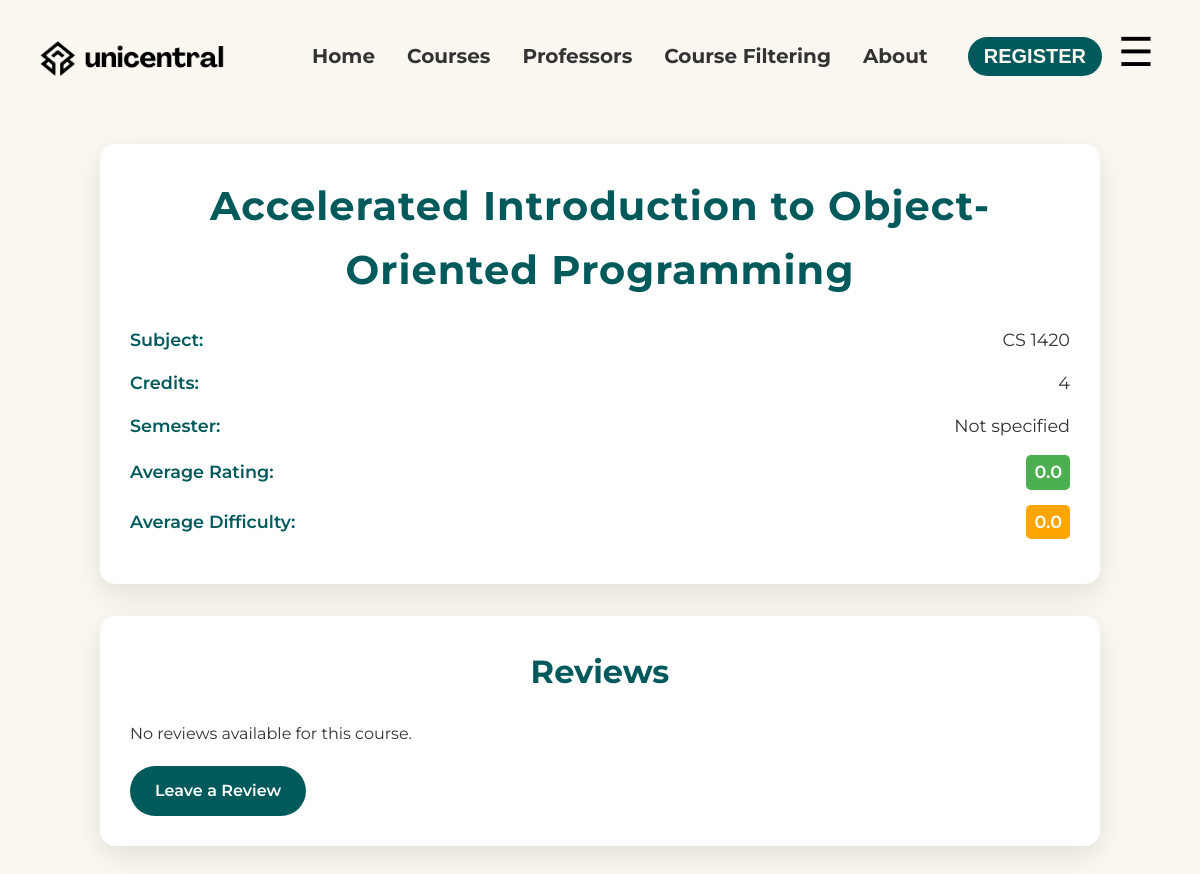
Page /courses/39/ on the earlier database version.
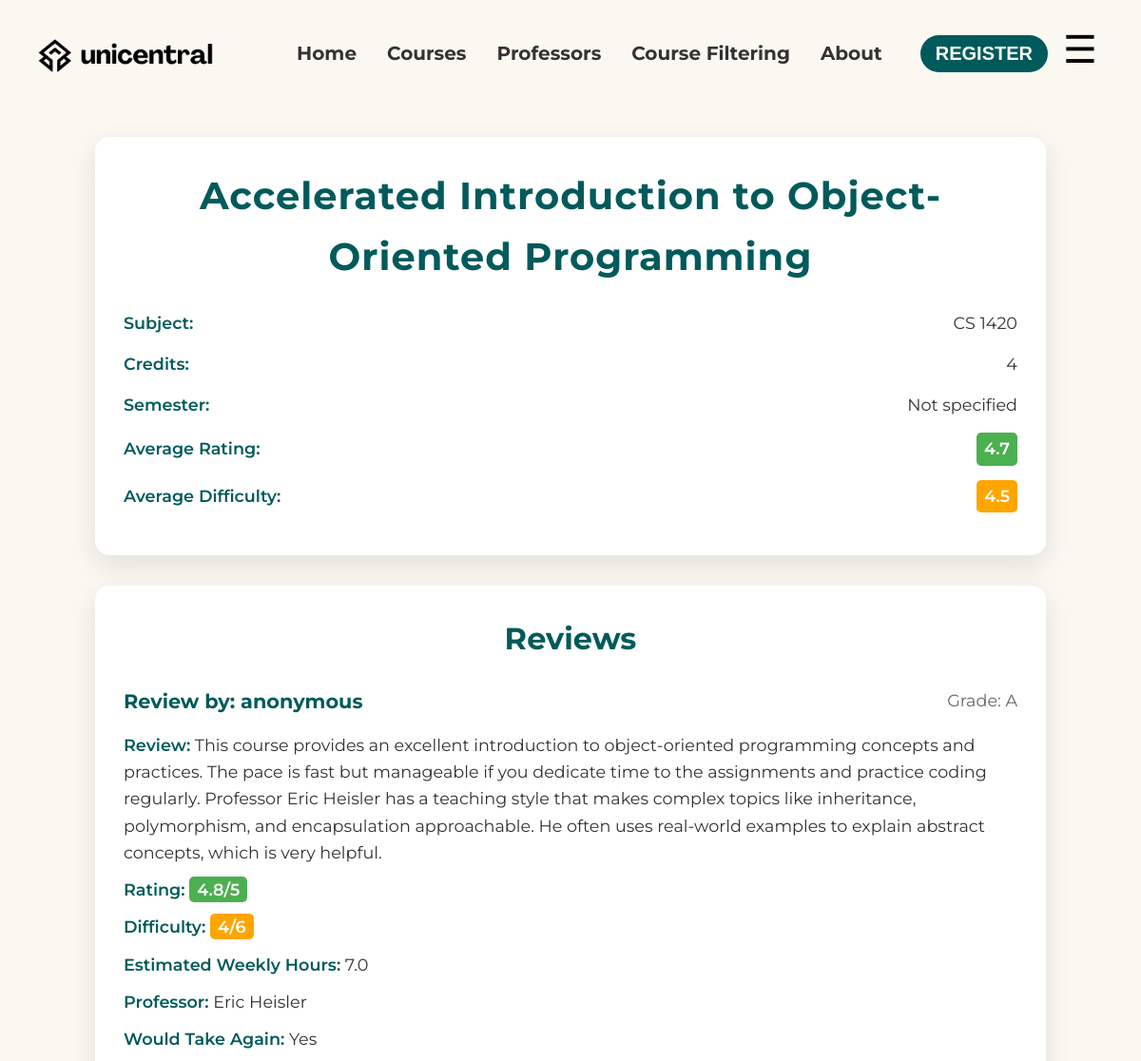
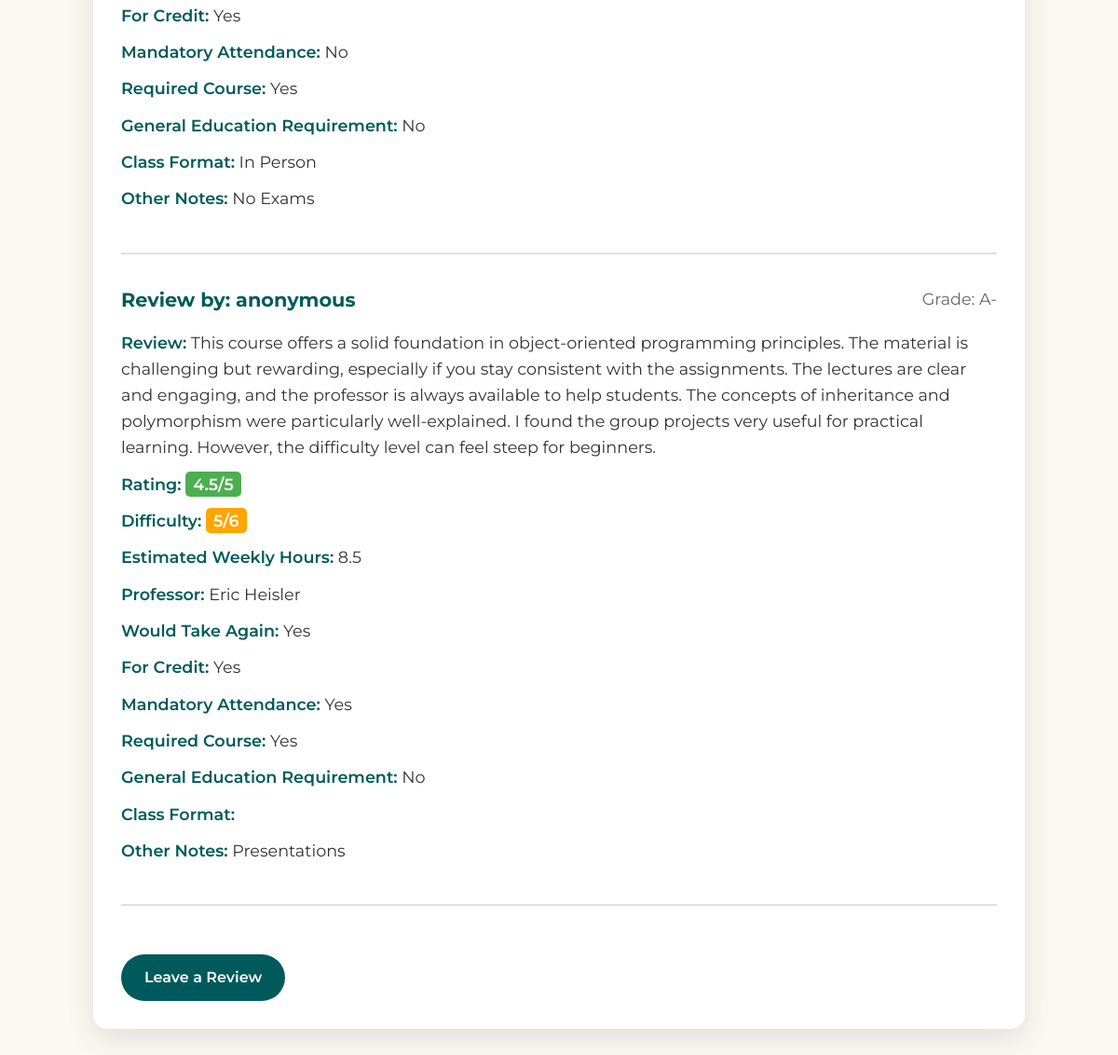
Same page on the later database version (2 pictures, top to bottom).
### uni_central/models.py (models this page shows, shortened)
class Course(models.Model):
    id = models.AutoField(primary_key=True)
    title = models.CharField(max_length=255)
    subject = models.CharField(max_length=100)
    number = models.IntegerField()
    department = models.ForeignKey('Department', on_delete=models.CASCADE, related_name='courses')
    avg_difficulty = models.FloatField(default=0)
    avg_rating = models.FloatField(default=0)
    credits = models.PositiveIntegerField()
    semester = models.CharField(max_length=100, blank=True, null=True)
    professors = models.ManyToManyField('Professor', related_name='courses')
    class Meta:
        db_table = 'courses'

class Review(models.Model):
    id = models.AutoField(primary_key=True)
    user = models.ForeignKey('User', on_delete=models.CASCADE)
    course = models.ForeignKey('Course', on_delete=models.CASCADE, related_name='reviews', blank=True, null=True)
    professor = models.ForeignKey('Professor', on_delete=models.CASCADE, blank=True, null=True)
    review = models.TextField(blank=True, null=True)
    rating = models.FloatField(null=True, blank=True)
    difficulty = models.IntegerField(null=True, blank=True)
    estimated_hours = models.FloatField(null=True, blank=True)
    grade = models.CharField(max_length=2, null=True, blank=True)
    would_take_again = models.BooleanField(default=False)
    for_credit = models.BooleanField(default=False)
    mandatory_attendance = models.BooleanField(default=False)
    required_course = models.BooleanField(default=False)
    is_gened = models.BooleanField(default=False)
    in_person = models.BooleanField(default=False)
    online = models.BooleanField(default=False)
    hybrid = models.BooleanField(default=False)
    no_exams = models.BooleanField(default=False)
    presentations = models.BooleanField(default=False)
    class Meta:
        db_table = 'reviews'

class Professor(models.Model):
    id = models.AutoField(primary_key=True)
    fname = models.CharField(max_length=100)
    lname = models.CharField(max_length=100)
    avg_rating = models.FloatField(default=0)
    avg_difficulty = models.FloatField(default=0)
    department = models.ForeignKey('Department', on_delete=models.CASCADE, related_name='professors')
    class Meta:
        db_table = 'professors'

### uni_central/views.py (the view)
# urls.py: path('courses/<int:course_id>/', course_detail, name='course-detail'),  # New route for course detail page
def course_detail(request, course_id):
    course = get_object_or_404(Course, id=course_id)
    reviews = Review.objects.filter(course=course)
    context = {
        'course': course,
        'reviews': reviews,
    }
    return render(request, 'course_detail.html', context)

### uni_central/templates/course_detail.html (shortened to what this page needs)
{% load static %}
<!DOCTYPE html>
<html lang="en">
<head>
    <link rel="stylesheet" href="{% static 'css/style.css' %}">
</head>
<body>
    {% include 'partials/navbar.html' %}
    <main class="main-content course-detail-page">
        <section class="course-info">
            <h1 class="course-title">{{ course.title }}</h1>
            <div class="course-details">
                <p><span class="detail-label">Subject:</span> {{ course.subject }} {{ course.number }}</p>
                <p><span class="detail-label">Credits:</span> {{ course.credits }}</p>
                <p><span class="detail-label">Semester:</span> {{ course.semester|default:"Not specified" }}</p>
                <p><span class="detail-label">Average Rating:</span> <span class="rating">{{ course.avg_rating|floatformat:1 }}</span></p>
                <p><span class="detail-label">Average Difficulty:</span> <span class="difficulty">{{ course.avg_difficulty|floatformat:1 }}</span></p>
            </div>
        </section>
        <section class="course-reviews">
            <h2 class="reviews-title">Reviews</h2>
            {% if reviews %}
                <ul class="reviews-list">
                    {% for review in reviews %}
                        <li class="review-item">
                            <div class="review-header">
                                <strong>Review by: anonymous</strong>
                                <span>{% if review.grade %}Grade: {{ review.grade }}{% else %}Grade: Not provided{% endif %}</span>
                            </div>
                            <div class="review-content">
                                <p><span class="detail-label">Review:</span> {{ review.review }}</p>
                                <p><span class="detail-label">Rating:</span> <span class="rating">{{ review.rating }}/5</span></p>
                                <p><span class="detail-label">Difficulty:</span> <span class="difficulty">{{ review.difficulty }}/6</span></p>
                                <p><span class="detail-label">Estimated Weekly Hours:</span> {{ review.estimated_hours }}</p>
                                {% if review.professor %}
                                    <p><span class="detail-label">Professor:</span> {{ review.professor.fname }} {{ review.professor.lname }}</p>
                                {% else %}
                                    <p><span class="detail-label">Professor:</span> Not specified</p>
                                {% endif %}
                                <p><span class="detail-label">Would Take Again:</span>
                                    {% if review.would_take_again %}Yes{% else %}No{% endif %}
                                </p>
                                <p><span class="detail-label">For Credit:</span>
                                    {% if review.for_credit %}Yes{% else %}No{% endif %}
                                </p>
                                <p><span class="detail-label">Mandatory Attendance:</span>
                                    {% if review.mandatory_attendance %}Yes{% else %}No{% endif %}
                                </p>
                                <p><span class="detail-label">Required Course:</span>
                                    {% if review.required_course %}Yes{% else %}No{% endif %}
                                </p>
                                <p><span class="detail-label">General Education Requirement:</span>
                                    {% if review.is_gened %}Yes{% else %}No{% endif %}
                                </p>
                                <p><span class="detail-label">Class Format:</span>
                                    {% if review.in_person %}In Person {% endif %}
                                </p>
                                <p><span class="detail-label">Other Notes:</span>
                                    {% if review.no_exams %}No Exams{% endif %}
                                    {% if review.presentations %} Presentations{% endif %}
                                </p>
                            </div>
                        </li>
                    {% endfor %}
                </ul>
            {% else %}
                <p class="no-reviews-message">No reviews available for this course.</p>
            {% endif %}
            <a id="leave-review-btn" href="{% url 'review-create' course.id %}" class="leave-review-button">Leave a Review</a>
        </section>
    </main>
</body>
</html>

### uni_central/templates/partials/navbar.html (shortened to what this page needs)
{% load static %}
<header class="navbar">
    <div class="logo">
      <img src="{% static 'assets/logo_horizontal.png' %}" alt="UniCentral Logo">
    </div>
    <nav>
      <ul class="nav-links">
        <li><a href="{% url 'home' %}" class="{% if request.resolver_match.url_name == 'home' %}active{% endif %}">Home</a></li>
        <li><a href="{% url 'courses' %}" class="{% if request.resolver_match.url_name == 'courses' %}active{% endif %}">Courses</a></li>
        <li><a href="#" class="{% if request.resolver_match.url_name == 'professors' %}active{% endif %}">Professors</a></li>
        <li><a href="#" class="{% if request.resolver_match.url_name == 'course_filtering' %}active{% endif %}">Course Filtering</a></li>
        <li><a href="#" class="{% if request.resolver_match.url_name == 'about' %}active{% endif %}">About</a></li>
      </ul>
    </nav>
    <div class="actions">
      <a href="{% url 'signup' %}"><button class="register-btn">REGISTER</button></a>
      <div class="dropdown-menu">
        <button class="dropdown-menu-btn">&#9776;</button>
      </div>
    </div>
  </header>

### uni_central/static/css/style.css (style rules this page uses)
body, html, ul, li, p, h1, h2, select { margin: 0; padding: 0; box-sizing: border-box; }
body { font-family: 'Montserrat', sans-serif; line-height: 1.6; background-color: #FAF8F0; }
.navbar { display: flex; justify-content: space-between; align-items: center; padding: 1rem 2rem; font-weight: 100; font-size: 20px; }
.logo { display: flex; align-items: center; font-size: 1.2rem; font-weight: bold; color: #333333; }
.logo img { width: 200px; margin-right: 8px; }
.nav-links { display: flex; list-style: none; }
.nav-links li { margin-left: 2rem; }
.nav-links a { text-decoration: none; color: #333333; font-weight: bold; }
.actions { display: flex; align-items: center; }
.register-btn { background-color: #005a5b; color: #FAF8F0; border: none; font-family: 'Agrandir', sans-serif; font-size: 20px; padding: 0.5rem 1rem; border-radius: 20px; font-weight: bold; cursor: pointer; }
.dropdown-menu { position: relative; font-size: 16px; margin-left: 1rem; cursor: pointer; width: 50px; height: 80px; }
.dropdown-menu-btn { color: black; background-color: #FAF8F0; padding: 0; margin-top: 13px; font-size: 40px; border: none; border-radius: 4px; }

### uni_central/templates/course_detail.html (style rules this page uses)
body { font-family: 'Montserrat', sans-serif; background-color: #FAF8F0; color: #333333; line-height: 1.6; }
.course-detail-page { max-width: 1000px; margin: 2rem auto; padding: 0 20px; }
.course-info, .course-reviews { background: #fff; padding: 30px; border-radius: 15px; box-shadow: 0 10px 30px rgba(0, 0, 0, 0.1); margin-bottom: 2rem; transition: all 0.3s ease; }
.course-title { font-size: 2.5rem; color: #005a5b; margin-bottom: 1.5rem; text-align: center; font-weight: 700; letter-spacing: 1px; }
.course-details p { font-size: 1.1rem; margin: 15px 0; display: flex; justify-content: space-between; align-items: center; }
.detail-label { font-weight: 600; color: #005a5b; min-width: 200px; }
.reviews-title { font-size: 2rem; color: #005a5b; margin-bottom: 1.5rem; text-align: center; font-weight: 700; }
.reviews-list { list-style: none; padding: 0; margin: 0; }
.review-item { margin-bottom: 2rem; padding-bottom: 2rem; border-bottom: 2px solid #e0e0e0; }
.review-header { display: flex; justify-content: space-between; align-items: center; font-size: 1.3rem; font-weight: bold; color: #005a5b; margin-bottom: 1rem; }
.review-header span { font-weight: normal; font-size: 1.1rem; color: #666666; }
.review-content p { margin: 0.7rem 0; font-size: 1.1rem; color: #333; line-height: 1.6; }
.rating, .difficulty { font-weight: 600; padding: 3px 8px; border-radius: 5px; color: #fff; }
.rating { background-color: #4CAF50; }
.difficulty { background-color: #FFA500; }
.leave-review-button { display: inline-block; margin-top: 20px; padding: 12px 25px; background-color: #005a5b; color: #fff; text-decoration: none; border-radius: 30px; font-weight: 600; transition: all 0.3s ease; text-align: center; }

Differences in the rows shown:
changed Course "Accelerated Introduction to Object-Oriented Programming": avg_rating "0.0" → "4.7"; avg_difficulty "0.0" → "4.5"
added Review: grade "A", review "This course provides an excellent introduction to object-oriented programming concepts and practices. The pace is fast but manageable if you dedicate time to the assignments and practice coding regularly. Professor Eric Heisler has a teaching style that makes complex topics like inheritance, polymorphism, and encapsulation approachable. He often uses real-world examples to explain abstract concepts, which is very helpful.", rating "4.8", difficulty "4", estimated_hours "7.0", professor.fname "Eric", professor.lname "Heisler", would_take_again "Yes", for_credit "Yes", mandatory_attendance "No", required_course "Yes", is_gened "No", in_person "In Person", no_exams "No Exams"
added Review: grade "A-", review "This course offers a solid foundation in object-oriented programming principles. The material is challenging but rewarding, especially if you stay consistent with the assignments. The lectures are clear and engaging, and the professor is always available to help students. The concepts of inheritance and polymorphism were particularly well-explained. I found the group projects very useful for practical learning. However, the difficulty level can feel steep for beginners.", rating "4.5", difficulty "5", estimated_hours "8.5", professor.fname "Eric", professor.lname "Heisler", would_take_again "Yes", for_credit "Yes", mandatory_attendance "Yes", required_course "Yes", is_gened "No", presentations "Presentations"
Other differences:
text no longer shown: "No reviews available for this course."
